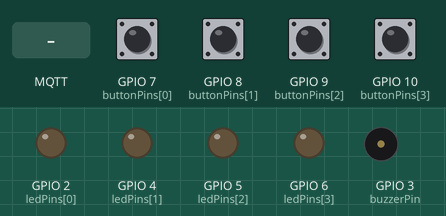
Recording of a program running on a simulated ESP32-C3. Parts: output pins drawn as LEDs (lit = HIGH), buzzer (waves = sounding). The inputs (shaded band) are chosen by the test bench; at power-on: GPIO 7 (buttonPins[0]), GPIO 8 (buttonPins[1]), GPIO 9 (buttonPins[2]), GPIO 10 (buttonPins[3]) HIGH. WiFi joins after 1.5 s; servers stay silent unless stated; random numbers use the default seed unless the program sets one; no MQTT or app messages arrive unless stated; what the program prints to the serial monitor is not drawn.

Above: at 3.7 s.
3.8 s: MQTT message "1" arrives on the first subscribed topic
At 4.4 s:
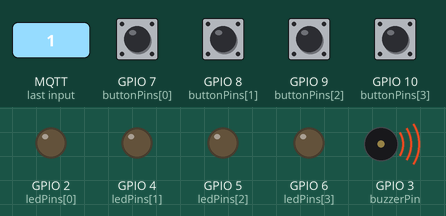
6.8 s: MQTT message "0" arrives on the first subscribed topic
At 8.4 s:
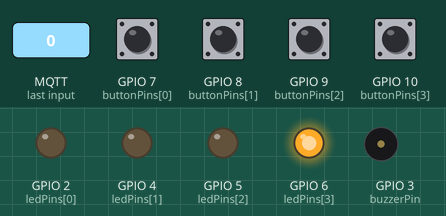
9.8 s: GPIO 10 (buttonPins[3]) pulled LOW for 0.15 s
At 11.51 s:
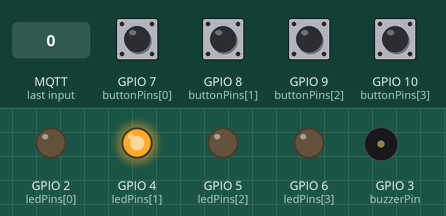
12.8 s: GPIO 7 (buttonPins[0]) pulled LOW for 0.15 s
At 13.03 s:
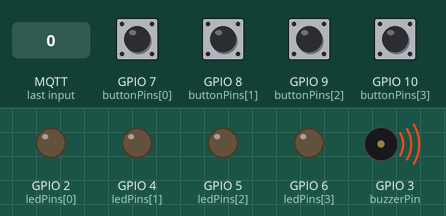
14.8 s: MQTT message "2" arrives on the first subscribed topic
At 16.4 s:
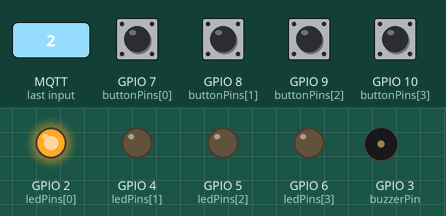
17.8 s: GPIO 7 (buttonPins[0]) pulled LOW for 1 s
At 20.5 s:
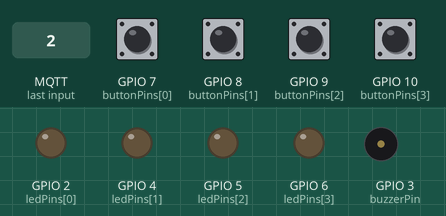
Timing chart, 0 to 21.8 s (numbered marks = the images above; inputs shaded):
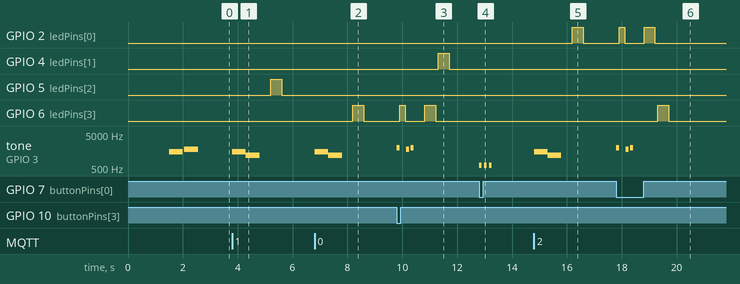

The program:

main.cpp
```cpp
#include <WiFi.h>
#include <PubSubClient.h>
#include <ArduinoJson.h>

// --- Pins ---
const int ledPins[4] = {2, 4, 5, 6};
const int buttonPins[4] = {7, 8, 9, 10};
const int buzzerPin = 3;
const int buzzerChannel = 0; // PWM channel

WiFiClient espClient;
PubSubClient mqtt(espClient);

String deviceId;
String pairedUsername = "";

// --- Config réseau ---
const char* DEFAULT_WIFI_SSID = "Nom_Du_Wifi";
const char* DEFAULT_WIFI_PASSWORD = "Mot_De_Passe_Wifi"; // peut etre "" pour vide

const char* MQTT_SERVER = "IP_MQTT";
const uint16_t MQTT_PORT = 1883; // PORT du MQTT

// --- Game ---
const int MAX_SEQUENCE = 32;
int sequence[MAX_SEQUENCE];
int currentRound = 0;
int inputIndex = 0;
enum GameState { WAIT_START, SHOW_SEQUENCE, WAIT_INPUT, GAME_OVER, WAIT_PAIRING };
GameState gameState = WAIT_START;

volatile bool buttonFlags[4] = {false,false,false,false};
bool buttonLocked[4] = {false,false,false,false};
unsigned long lastPressTime[4] = {0,0,0,0};
const unsigned long debounceDelay = 200;

// --- Wi-Fi pairing ---
String pairingSSID = "";
String pairingPassword = "";
bool pairingInProgress = false;
unsigned long pairingStartTime = 0;
const unsigned long PAIRING_TIMEOUT = 10000; // 10s

// --- Timing démarrage ---
bool gameReady = false;
unsigned long gameStartTime = 0;
const unsigned long START_DELAY = 5000; // 5s

// --- Buzzer ---
void beep(int freq, int durationMs) { ledcWriteTone(buzzerChannel, freq); delay(durationMs); ledcWriteTone(buzzerChannel, 0); }
void beepWiFiConnected() { beep(1500, 500); }
void beepMQTTConnected() { beep(1800, 500); }
void beepGoodInput() { beep(2000, 100); }
void beepStartGame() { beep(1200, 500); }
void beepRoundWin() { beep(1800,100); delay(60); beep(2000,100); }
void beepGameOver() { for(int i=0;i<3;i++){ beep(600,100); delay(80); } }

// --- ISR ---
void IRAM_ATTR isrButton0() { buttonFlags[0]=true; }
void IRAM_ATTR isrButton1() { buttonFlags[1]=true; }
void IRAM_ATTR isrButton2() { buttonFlags[2]=true; }
void IRAM_ATTR isrButton3() { buttonFlags[3]=true; }

// --- MQTT callback ---
void callback(char* topic, byte* payload, unsigned int length){
  String sTopic = String(topic);
  String payloadStr;
  for(unsigned int i=0;i<length;i++) payloadStr += (char)payload[i];

  StaticJsonDocument<256> doc;
  DeserializationError err = deserializeJson(doc, payloadStr);
  if(err) return;

  if(sTopic == "simon/pair"){
    pairingSSID = doc["ssid"] | "";
    pairingPassword = doc["password"] | "";
    pairedUsername = doc["username"] | "";
    pairingInProgress = true;
    pairingStartTime = millis();
    Serial.println("Appairage demandé pour SSID: " + pairingSSID);
  }
}

// --- MQTT connect ---
void ensureMqtt(){
  while(!mqtt.connected()){
    String clientId = "ESP32-" + deviceId;
    if(mqtt.connect(clientId.c_str())){
      mqtt.subscribe("simon/pair");
      beepMQTTConnected();
      Serial.println("MQTT connecté");
    } else {
      Serial.print("Erreur MQTT, retry in 2s: ");
      Serial.println(mqtt.state());
      delay(2000);
    }
  }
}

// --- Publish score ---
void publishScore(int score){
  if(!mqtt.connected()) ensureMqtt();
  if(pairedUsername=="") return;

  StaticJsonDocument<256> doc;
  doc["ssid"] = WiFi.SSID();
  doc["username"] = pairedUsername;
  doc["score"] = score;

  char buf[256];
  size_t n = serializeJson(doc,buf);
  mqtt.publish("simon/scores", buf, n);
}

// --- Game Logic ---
void lightLed(int idx,int onTime=400,int offTime=100){
  digitalWrite(ledPins[idx],HIGH);
  delay(onTime);
  digitalWrite(ledPins[idx],LOW);
  delay(offTime);
}

void startNewGame(){
  randomSeed(micros());
  sequence[0] = random(0,4);
  currentRound = 1;
  inputIndex = 0;
  gameState = SHOW_SEQUENCE;

  for(int i=0;i<4;i++){
    buttonFlags[i]=false;
    buttonLocked[i]=false;
    lastPressTime[i]=millis();
  }

  beepStartGame();
}

void showSequence(){
  delay(400);
  for(int i=0;i<currentRound;i++){
    lightLed(sequence[i]);
  }
  inputIndex = 0;
  gameState = WAIT_INPUT;
}

void handleUserInput(int idx){
  if(idx != sequence[inputIndex]){
    // Game Over → passage en WAIT_PAIRING
    beepGameOver();
    gameState = WAIT_PAIRING;
    publishScore(currentRound-1);

    // Éteindre toutes les LEDs et buzzer
    for(int i=0;i<4;i++) digitalWrite(ledPins[i], LOW);
    ledcWriteTone(buzzerChannel, 0);
    Serial.println("Game over, en attente d'un nouvel appairage...");
    return;
  }

  beepGoodInput();
  lightLed(idx,200,50);
  inputIndex++;

  if(inputIndex >= currentRound){
    if(currentRound < MAX_SEQUENCE){
      sequence[currentRound] = random(0,4);
      currentRound++;
      beepRoundWin();
      gameState = SHOW_SEQUENCE;
    } else {
      publishScore(currentRound);
      startNewGame();
    }
  }
}

// --- Wi-Fi connect ---
void connectWiFi(){
  Serial.print("Connexion au Wi-Fi...");
  WiFi.begin(DEFAULT_WIFI_SSID, DEFAULT_WIFI_PASSWORD);

  int attempts = 0;
  while(WiFi.status() != WL_CONNECTED && attempts < 20){
    delay(500);
    Serial.print(".");
    attempts++;
  }

  if(WiFi.status() == WL_CONNECTED){
    Serial.println("\nConnecté au Wi-Fi!");
    Serial.print("IP locale: ");
    Serial.println(WiFi.localIP());
    beepWiFiConnected();
  } else {
    Serial.println("\nÉchec de connexion au Wi-Fi");
  }
}

// --- Setup ---
void setup(){
  Serial.begin(115200);

  for(int i=0;i<4;i++){ pinMode(ledPins[i], OUTPUT); digitalWrite(ledPins[i], LOW); }
  for(int i=0;i<4;i++){ pinMode(buttonPins[i], INPUT_PULLUP); }

  attachInterrupt(buttonPins[0], isrButton0, FALLING);
  attachInterrupt(buttonPins[1], isrButton1, FALLING);
  attachInterrupt(buttonPins[2], isrButton2, FALLING);
  attachInterrupt(buttonPins[3], isrButton3, FALLING);

  ledcAttachPin(buzzerPin, buzzerChannel);
  ledcSetup(buzzerChannel, 2000, 10);

  deviceId = WiFi.macAddress();
  deviceId.replace(":", "");

  connectWiFi();
  mqtt.setServer(MQTT_SERVER, MQTT_PORT);
  mqtt.setCallback(callback);
  ensureMqtt();

  // Démarrage différé du jeu
  gameStartTime = millis();
}

// --- Loop ---
void loop(){
  mqtt.loop();

  // --- Gestion appairage ---
  if(pairingInProgress){
    if(WiFi.status()!=WL_CONNECTED){
      WiFi.begin(pairingSSID.c_str(), pairingPassword.c_str());
    }

    if(WiFi.status()==WL_CONNECTED){
      pairingInProgress = false;
      Serial.println("Appairage réussi avec: " + pairedUsername);
      beepWiFiConnected();

      StaticJsonDocument<128> ack;
      ack["ssid"] = pairingSSID;
      ack["username"] = pairedUsername;
      ack["status"] = "paired";
      char buf[128];
      size_t n = serializeJson(ack, buf);
      mqtt.publish("simon/pair/ack", buf, n);

      // Démarrage du jeu après appairage
      startNewGame();
      gameReady = true;
    } else if(millis() - pairingStartTime > PAIRING_TIMEOUT){
      pairingInProgress = false;
      Serial.println("Appairage échoué");
      StaticJsonDocument<128> ack;
      ack["ssid"] = pairingSSID;
      ack["username"] = pairedUsername;
      ack["status"] = "failed";
      char buf[128];
      size_t n = serializeJson(ack, buf);
      mqtt.publish("simon/pair/ack", buf, n);
    }
  }

  // --- Si le jeu est en attente, ne rien faire ---
  if(gameState == WAIT_PAIRING) return;

  // --- Attente démarrage 5s ---
  if(!gameReady && millis() - gameStartTime >= START_DELAY){
    startNewGame();
    gameReady = true;
  }

  // --- Gestion boutons ---
  for(int i=0;i<4;i++){
    if(buttonLocked[i] && digitalRead(buttonPins[i])==HIGH) buttonLocked[i]=false;
    if(buttonFlags[i]){
      buttonFlags[i]=false;
      unsigned long now = millis();
      if(buttonLocked[i]) continue;

      if(digitalRead(buttonPins[i])==LOW && now-lastPressTime[i] > debounceDelay){
        lastPressTime[i]=now;
        buttonLocked[i]=true;

        if(gameState==WAIT_INPUT) handleUserInput(i);
      }
    }
  }

  // --- Game state ---
  switch(gameState){
    case SHOW_SEQUENCE: showSequence(); break;
    case WAIT_INPUT: break;
    case GAME_OVER: break; // plus utilisé
    case WAIT_START: break;
    case WAIT_PAIRING: break; // ne rien faire
  }
}
```

Measured:
- after the input at 3.8 s, GPIO 5 (ledPins[2]): LOW → HIGH after 1.4 s, → LOW 0.40 s later; tone on GPIO 3 (buzzerPin): silent → 1500 Hz at once, → 1200 Hz 0.50 s later, → silent 0.50 s later
- after the input at 6.8 s, GPIO 6 (ledPins[3]): LOW → HIGH after 1.4 s, → LOW 0.40 s later; tone on GPIO 3 (buzzerPin): silent → 1500 Hz at once, → 1200 Hz 0.50 s later, → silent 0.50 s later
- after the input at 9.8 s, GPIO 4 (ledPins[1]): LOW → HIGH after 1.5 s, → LOW 0.40 s later; GPIO 6 (ledPins[3]): LOW → HIGH after 0.10 s, → LOW 0.20 s later, → HIGH 0.71 s later, → LOW 0.40 s later; tone on GPIO 3 (buzzerPin): plays 2000 Hz for 0.10 s, 1800 Hz for 0.10 s, 2000 Hz for 0.10 s, starting at once
- after the input at 12.8 s, tone on GPIO 3 (buzzerPin): alternates 600 Hz for 0.10 s and silent for 0.08 s, 6 changes in all, then stays silent, starting at once
- after the input at 14.8 s, GPIO 2 (ledPins[0]): LOW → HIGH after 1.4 s, → LOW 0.40 s later; tone on GPIO 3 (buzzerPin): silent → 1500 Hz at once, → 1200 Hz 0.50 s later, → silent 0.50 s later
- after the input at 17.8 s, GPIO 2 (ledPins[0]): LOW → HIGH after 0.10 s, → LOW 0.20 s later, → HIGH 0.71 s later, → LOW 0.40 s later; GPIO 6 (ledPins[3]): LOW → HIGH after 1.5 s, → LOW 0.40 s later; tone on GPIO 3 (buzzerPin): plays 2000 Hz for 0.10 s, 1800 Hz for 0.10 s, 2000 Hz for 0.10 s, starting at once
